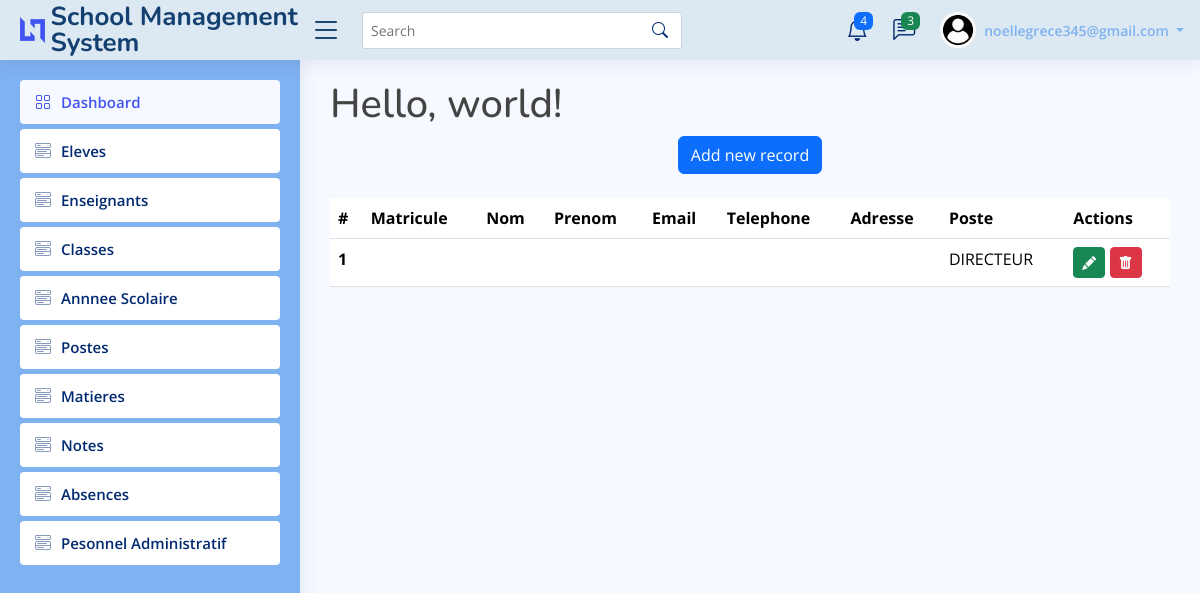
Screenshot of /show_personnelAD (signed in) with the database file from the repository.
### gestion_utilisateur/models.py (models this page shows, shortened)
class CustomUser(AbstractUser):
    USER_TYPE = ((1, "Personnel"), (2, "Professeur"), (3, "Parent_eleve"))
    SEXE = [("M", "Masculin"), ("F", "Feminin")]
    matricule =  models.TextField(max_length=5, editable=False, default="")
    nom = models.CharField(max_length=256)
    prenom = models.CharField(max_length=256)
    telephone = models.CharField(max_length=256, blank=True, null=True)
    address = models.TextField(blank=True, null=True)
    username = None # Removed username, using email instead
    email = models.EmailField(unique=True)
    user_type = models.PositiveSmallIntegerField(choices=USER_TYPE, null=True)
    sexe = models.CharField(max_length=1, choices=SEXE)
    created_at = models.DateTimeField(auto_now_add=True)
    updated_at = models.DateTimeField(auto_now=True)
    USERNAME_FIELD = "email"
    REQUIRED_FIELDS = []
    objects = CustomUserManager ()

class Personnel(models.Model):
    user = models.OneToOneField(CustomUser, on_delete=models.CASCADE)
    poste = models.ForeignKey(Poste, on_delete = models.CASCADE, related_name='users', null=True, blank=True)

class Poste(models.Model):
    code = models.CharField(max_length=10)
    libelle = models.CharField(max_length=25)
    def __str__(self):
        return self.libelle

### gestion_utilisateur/views.py (the view)
# urls.py: path('show_personnelAD', views.show_personnelAD),
def show_personnelAD(request):
    personnelADS = Personnel.objects.order_by('-id');
    return render(request, 'index_personnel.html', {'personnelADS':personnelADS})

### gestion_utilisateur/templates/index_personnel.html (shortened to what this page needs)
{% extends 'link.html' %}
{% load static %}
{% block content %}
    <h1>Hello, world!</h1>
    <center><a href="/create_personnelAD" class="btn btn-primary"> Add new record</a></center> <br/>
    <table class="table">
        <thead>
          <tr>
            <th scope="col">#</th>
            <th scope="col">Matricule</th>
            <th scope="col">Nom</th>
            <th scope="col">Prenom</th>
            <th scope="col">Email</th>
            <th scope="col">Telephone</th>
            <th scope="col">Adresse</th>
            <th scope="col">Poste</th>
            <th scope="col">Actions</th>
          </tr>
        </thead>
        <tbody>
            {% for value in personnelADS %}
          <tr>
            <th scope="row">{{value.id}}</th>
            <td>{{value.matricule}}</td>
            <td>{{value.first_name}}</td>
            <td>{{value.last_name}}</td>
            <td>{{value.email}}</td>
            <td>{{value.telephone}}</td>
            <td>{{value.adresse}}</td>
            <td>{{value.poste}}</td>
            <td>
              <button class="openModalButton btn btn-success btn-sm" data-id="{{ value.id }}"><i class="bi bi-pencil-fill"></i></button>
              <a class="btn btn-danger btn-sm" onclick="return confirm('do you really want to delete this items?')" href="#"><i class="bi bi-trash-fill"></i></a>
          </td>
          </tr>
        {% empty %}
          <tr><td> No record found </td></tr>
        {% endfor %}
        </tbody>
      </table>
{% endblock %}

### gestion_utilisateur/templates/link.html (shortened to what this page needs)
<!DOCTYPE html>
{% load static%}
<html lang="en">
  <head>
    <link
      href="{% static 'assets/vendor/bootstrap/css/bootstrap.min.css' %}"
      rel="stylesheet"
    />
    <link
      href="{% static 'assets/vendor/bootstrap-icons/bootstrap-icons.css' %}"
      rel="stylesheet"
    />
    <link
      href="{% static 'assets/vendor/boxicons/css/boxicons.min.css' %}"
      rel="stylesheet"
    />
    <link
      href="{% static 'assets/vendor/quill/quill.snow.css' %}"
      rel="stylesheet"
    />
    <link
      href="{% static 'assets/vendor/quill/quill.bubble.css' %}"
      rel="stylesheet"
    />
    <link
      href="{% static 'assets/vendor/remixicon/remixicon.css' %}"
      rel="stylesheet"
    />
    <link
      href="{% static 'assets/vendor/simple-datatables/style.css' %}"
      rel="stylesheet"
    />
    <link href="{% static 'assets/css/style.css' %}" rel="stylesheet" />
  </head>
  <body>
    {% if user.is_authenticated %}
    <header id="header" class="header fixed-top d-flex align-items-center">
      <div class="d-flex align-items-center justify-content-between">
        <a href="index.html" class="logo d-flex align-items-center">
          <img src="assets/img/logo.png" alt="" />
          <span class="d-none d-lg-block">School Management System</span>
        </a>
        <i class="bi bi-list toggle-sidebar-btn"></i>
      </div>
      <div class="search-bar">
        <form
          class="search-form d-flex align-items-center"
          method="POST"
          action="#"
        >
          <input
            type="text"
            name="query"
            placeholder="Search"
            title="Enter search keyword"
          />
          <button type="submit" title="Search">
            <i class="bi bi-search"></i>
          </button>
        </form>
      </div>
      <nav class="header-nav ms-auto">
        <ul class="d-flex align-items-center">
          <li class="nav-item dropdown">
            <a class="nav-link nav-icon" href="#" data-bs-toggle="dropdown">
              <i class="bi bi-bell"></i>
              <span class="badge bg-primary badge-number">4</span> </a
            >
          </li>
          <li class="nav-item dropdown">
            <a class="nav-link nav-icon" href="#" data-bs-toggle="dropdown">
              <i class="bi bi-chat-left-text"></i>
              <span class="badge bg-success badge-number">3</span>
            </a>
          </li>
          <li class="nav-item dropdown pe-3">
            <a
              class="nav-link nav-profile d-flex align-items-center pe-0"
              href="#"
              data-bs-toggle="dropdown"
            >
              <img
                src="static\assets\img\profile.jpeg"
                alt="Profile"
                class="rounded-circle"
              />
              <span class="d-none d-md-block dropdown-toggle ps-2">
                {{ user.email }}
              </span> </a
            >
          </li>
        </ul>
      </nav>
    </header>
    <aside id="sidebar" class="sidebar">
      {% if user.user_type == 2 %}
      <ul class="sidebar-nav" id="sidebar-nav">
        <li class="nav-item">
          <a class="nav-link" href="/dsh_enseignant">
            <i class="bi bi-grid"></i>
            <span>Dashboard</span>
          </a>
        </li>
        <li class="nav-item">
          <a
            class="nav-link collapsed"
            data-bs-target="#components-nav"
            href="/show_classe"
          >
            <i class="bi bi-menu-button-wide"></i><span>Classes</span>
          </a>
        </li>
        <li class="nav-item">
          <a class="nav-link " data-bs-target="#components-nav" data-bs-toggle="collapse" href="#">
            <i class="bi bi-menu-button-wide"></i><span>Notes</span><i class="bi bi-chevron-down ms-auto"></i>
          </a>
          <ul id="components-nav" class="nav-content collapse" data-bs-parent="#sidebar-nav">
            <li>
              <a href="/notes/add_notes_view">
                <i class="bi bi-circle"></i><span>Ajouter note</span>
              </a>
            </li>
            <li>
              <a href="/notes/filter_notes">
                <i class="bi bi-circle"></i><span>Voir note</span>
              </a>
            </li>
          </ul>
        </li>
        <li class="nav-item">
          <a class="nav-link collapsed" href="/absences/show_absences">
            <i class="bi bi-menu-button-wide"></i><span>Absences</span>
          </a>
        </li>
      </ul>
  {% else %}
  <ul class="sidebar-nav" id="sidebar-nav">
    <li class="nav-item">
      <a class="nav-link" href="/dashboard">
        <i class="bi bi-grid"></i>
        <span>Dashboard</span>
      </a>
    </li>
    <li class="nav-item">
      <a
        class="nav-link collapsed"
        data-bs-target="#components-nav"
        href="/show_eleve"
      >
        <i class="bi bi-menu-button-wide"></i><span>Eleves</span>
      </a>
    </li>
    <li class="nav-item">
      <a
        class="nav-link collapsed"
        data-bs-target="#components-nav"
        href="/show_enseignant"
      >
        <i class="bi bi-menu-button-wide"></i><span>Enseignants</span>
      </a>
    </li>
    <li class="nav-item">
      <a
        class="nav-link collapsed"
        data-bs-target="#components-nav"
        href="/show_classe"
      >
        <i class="bi bi-menu-button-wide"></i><span>Classes</span>
      </a>
    </li>
    <li class="nav-item">
      <a
        class="nav-link collapsed"
        data-bs-target="#components-nav"
        href="/show_anneescolaire"
      >
        <i class="bi bi-menu-button-wide"></i><span>Annnee Scolaire</span>
      </a>
    </li>
    <li class="nav-item">
      <a
        class="nav-link collapsed"
        data-bs-target="#components-nav"
        href="/show_poste"
      >
        <i class="bi bi-menu-button-wide"></i><span>Postes</span>
      </a>
    </li>
    <li class="nav-item">
      <a
        class="nav-link collapsed"
        data-bs-target="#components-nav"
        href="/notes/show_matiere"
      >
        <i class="bi bi-menu-button-wide"></i><span>Matieres</span>
      </a>
    </li>
    <li class="nav-item">
      <a
        class="nav-link collapsed"
        data-bs-target="#components-nav"
        href="/show_notes"
      >
        <i class="bi bi-menu-button-wide"></i><span>Notes</span>
      </a>
    </li>
    <li class="nav-item">
      <a class="nav-link collapsed" href="/absences/show_absences">
        <i class="bi bi-menu-button-wide"></i><span>Absences</span>
      </a>
    </li>
    <li class="nav-item">
      <a
        class="nav-link collapsed"
        data-bs-target="#components-nav"
        href="/show_personnelAD"
      >
        <i class="bi bi-menu-button-wide"></i
        ><span>Pesonnel Administratif</span>
      </a>
    </li>
  </ul>
  {% endif %}
    </aside>
    <main id="main" class="main">{% block content %} {% endblock %}</main>
    {% endif %}
  </body>
</html>

### gestion_utilisateur/static/assets/css/style.css (style rules this page uses)
:root { scroll-behavior: smooth; }
body { font-family: "Open Sans", sans-serif; background: #f6f9ff; color: #444444; }
a { color: #4154f1; text-decoration: none; }
h1, h2, h3, h4, h5, h6 { font-family: "Nunito", sans-serif; }
#main { margin-top: 60px; padding: 20px 30px; transition: all 0.3s; }
.logo { line-height: 1; }
@media (min-width: 1200px) { .logo { width: 280px; } }
.logo img { max-height: 26px; margin-right: 6px; }
.logo span { font-size: 26px; font-weight: 700; color: #134070; font-family: "Nunito", sans-serif; }
.header { transition: all 0.5s; z-index: 997; height: 60px; box-shadow: 0px 2px 20px rgba(1, 41, 112, 0.1); background-color: #DCE8F2; padding-left: 20px; }
.header .toggle-sidebar-btn { font-size: 32px; padding-left: 10px; cursor: pointer; color: #134070; }
.header .search-bar { min-width: 360px; padding: 0 20px; }
.header .search-form { width: 100%; }
.header .search-form input { border: 0; font-size: 14px; color: #012970; border: 1px solid rgba(1, 41, 112, 0.2); padding: 7px 38px 7px 8px; border-radius: 3px; transition: 0.3s; width: 100%; }
.header .search-form button { border: 0; padding: 0; margin-left: -30px; background: none; }
.header .search-form button i { color: #012970; }
.header-nav ul { list-style: none; }
.header-nav>ul { margin: 0; padding: 0; }
.header-nav .nav-icon { font-size: 22px; color: #012970; margin-right: 25px; position: relative; }
.header-nav .nav-profile { color: #7FB2F0; }
.header-nav .nav-profile img { max-height: 36px; }
.header-nav .nav-profile span { font-size: 14px; font-weight: 600; }
.header-nav .badge-number { position: absolute; inset: -2px -5px auto auto; font-weight: normal; font-size: 12px; padding: 3px 6px; }
.sidebar { position: fixed; top: 60px; left: 0; bottom: 0; width: 300px; z-index: 996; transition: all 0.3s; padding: 20px; overflow-y: auto; scrollbar-width: thin; scrollbar-color: #aab7cf transparent; box-shadow: 0px 0px 20px rgba(1, 41, 112, 0.1); background-color: #7FB2F0; }
@media (min-width: 1200px) { #main, #footer { margin-left: 300px; } }
.sidebar-nav { padding: 0; margin: 0; list-style: none; }
.sidebar-nav li { padding: 0; margin: 0; list-style: none; }
.sidebar-nav .nav-item { margin-bottom: 5px; }
.sidebar-nav .nav-link { display: flex; align-items: center; font-size: 15px; font-weight: 600; color: #4154f1; transition: 0.3; background: #f6f9ff; padding: 10px 15px; border-radius: 4px; }
.sidebar-nav .nav-link i { font-size: 16px; margin-right: 10px; color: #4154f1; }
.sidebar-nav .nav-link.collapsed { color: #012970; background: #fff; }
.sidebar-nav .nav-link.collapsed i { color: #899bbd; }

### rows the page displays
CustomUser: email "noellegrece345@gmail.com"
Personnel: id "1", poste "DIRECTEUR"
